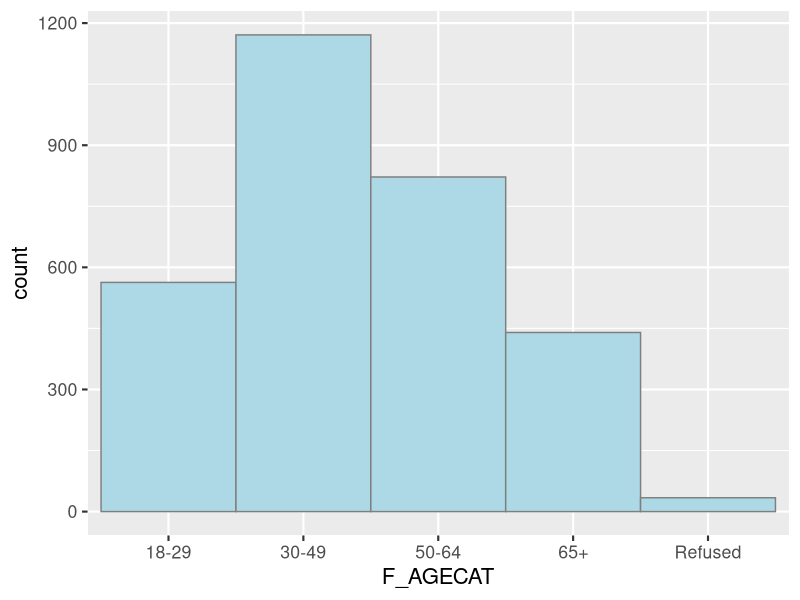
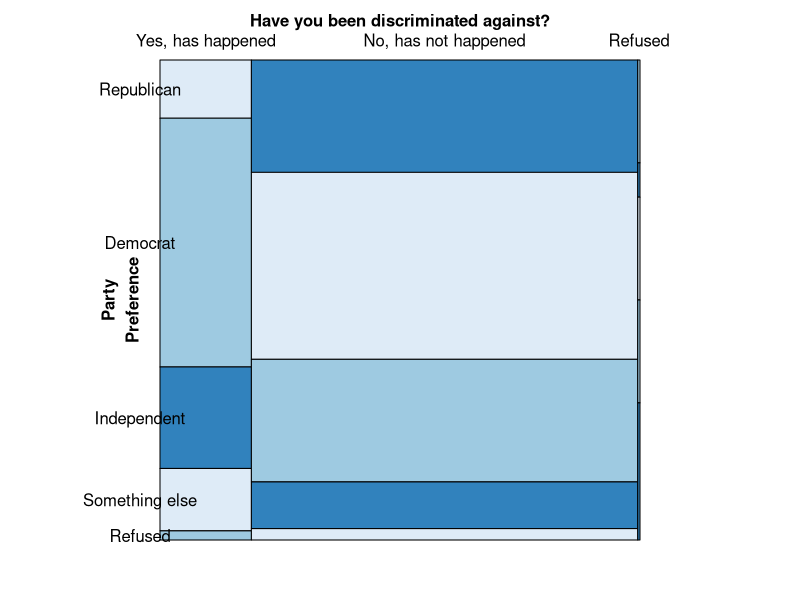
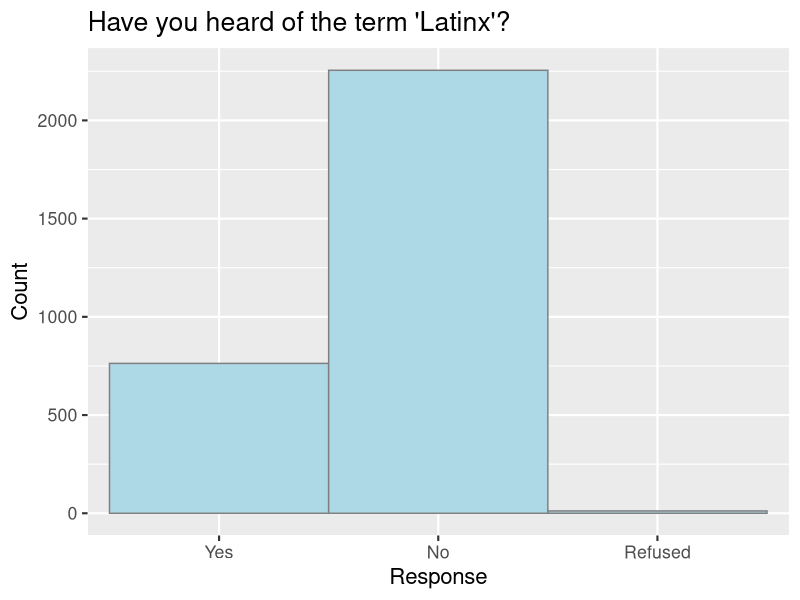
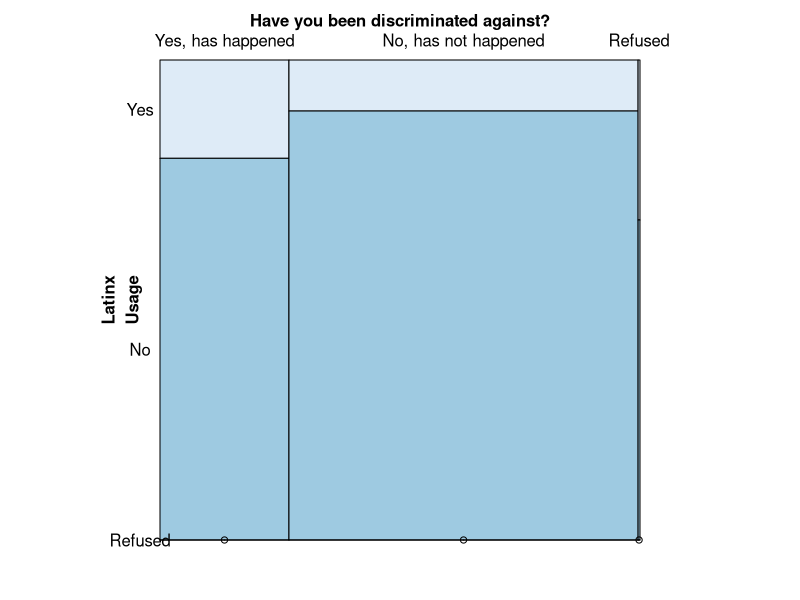
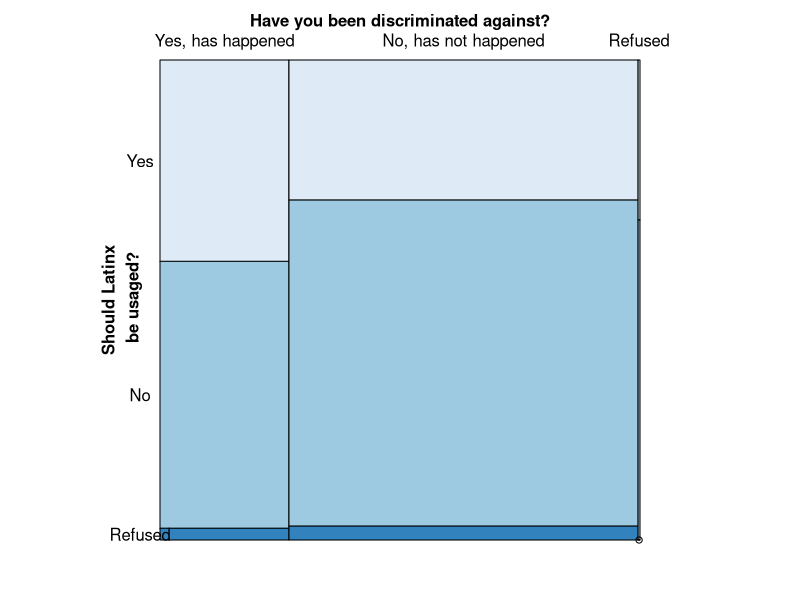

Reproduce these figures in R, in order.
## ---- chunk 1
knitr::opts_chunk$set(
  echo = FALSE,
  message = FALSE,
  warning = FALSE
)
## ---- chunk 2
knitr::opts_chunk$set(
  echo = FALSE,
  message = FALSE,
  warning = FALSE
)
## ---- chunk 3
knitr::opts_chunk$set(
  echo = FALSE,
  message = FALSE,
  warning = FALSE
)
## ---- chunk 4
knitr::opts_chunk$set(
  echo = FALSE,
  message = FALSE,
  warning = FALSE
)
## ---- chunk 5
#Setup
library(tidyverse)
library(patchwork)
library(vcd)
## ---- chunk 6
#Inital Data exploration
#3030 observations of 110 variables 
library(haven)
dataset = read_sav("ATP W58.sav")

dataset2 <-  dataset[ , c(1,8,10,11,12,13,14,15,16,17,18,19,21,22,23,32,39,40,41,42,43,44,49,50,51,52,63,64,65,66,67,69,70,71,72,73,74,75,78,79,80,81,82,83,84,85,86,87,88,89,92,93,94,95,96,97,98,99,100,101,102,103,104,105,106,107,110)] 

ds= as_factor(dataset2)
#Age distribution

ggplot(ds, aes(F_AGECAT)) + 
  geom_bar(color = "grey50", fill = "lightblue", width = 1) + theme_grey(16)

## ---- chunk 7
#Initial Data exploration for Question 2: Does experiencing discrimination based on ethnic identity lead to more liberal political views? For example, do people who have experienced discrimination more easily embrace gender-neutral ways of expressing the Latin experience?

## ---- chunk 8
#Graph of discrimination versus party preference 
mosaic(F_PARTY_FINAL ~ HISPDISCR_c_W58,
       data = ds,
       direction = c("v", "h"),
       highlighting_fill = RColorBrewer::brewer.pal(3, "Blues"),
       spacing = spacing_equal(sp = unit(0, "lines")),
       labeling = labeling_border(rot_labels = c(0, 0, 0, 0),
                                  set_varnames = c(HISPDISCR_c_W58 = "Have you been discriminated against?", F_PARTY_FINAL = "Party\nPreference"))) +
  theme_grey(16)
## ---- chunk 9
#Graph of people who have heard term Latinx
ggplot(ds, aes(LATINX1_W58)) + 
  geom_bar(color = "grey50", fill = "lightblue", width = 1) + 
  ylab("Count") + 
  xlab("Response") +
  ggtitle("Have you heard of the term 'Latinx'?") +
  theme_grey(16)

## ---- chunk 10
#Of those who have heard of the term Latinx:
#Note: Still need to filter by people who have heard of Latinx before

#discriminated agains vs. Latinx usage
mosaic(LATINX3_W58 ~ HISPDISCR_c_W58,
       data = ds,
       direction = c("v", "h"),
       highlighting_fill = RColorBrewer::brewer.pal(3, "Blues"),
       spacing = spacing_equal(sp = unit(0, "lines")),
       labeling = labeling_border(rot_labels = c(0, 0, 0, 0),
                                  set_varnames = c(HISPDISCR_c_W58 = "Have you been discriminated against?", LATINX3_W58 = "Latinx\nUsage"))) +
  theme_grey(16)

#discriminated against vs belief that Latinx should be used to describe the latino population

mosaic(LATINX4_W58 ~ HISPDISCR_c_W58,
       data = ds,
       direction = c("v", "h"),
       highlighting_fill = RColorBrewer::brewer.pal(3, "Blues"),
       spacing = spacing_equal(sp = unit(0, "lines")),
       labeling = labeling_border(rot_labels = c(0, 0, 0, 0),
                                  set_varnames = c(HISPDISCR_c_W58 = "Have you been discriminated against?", LATINX4_W58 = "Should Latinx\n be usaged?"))) +
  theme_grey(16)
## ---- chunk 11
knitr::opts_chunk$set(
  echo = FALSE,
  message = FALSE,
  warning = FALSE
)
## ---- chunk 12
knitr::opts_chunk$set(
  echo = FALSE,
  message = FALSE,
  warning = FALSE
)
